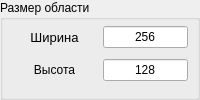
                    <widget class="QGroupBox" name="groupBox_area_size">
                     <property name="sizePolicy">
                      <sizepolicy hsizetype="Preferred" vsizetype="Maximum">
                       <horstretch>0</horstretch>
                       <verstretch>0</verstretch>
                      </sizepolicy>
                     </property>
                     <property name="title">
                      <string>Размер области</string>
                     </property>
                     <layout class="QVBoxLayout" name="layout_area_size">
                      <property name="spacing">
                       <number>5</number>
                      </property>
                      <property name="leftMargin">
                       <number>0</number>
                      </property>
                      <property name="topMargin">
                       <number>0</number>
                      </property>
                      <property name="rightMargin">
                       <number>0</number>
                      </property>
                      <property name="bottomMargin">
                       <number>9</number>
                      </property>
                      <item>
                       <widget class="QWidget" name="widget_width_area" native="true">
                        <property name="sizePolicy">
                         <sizepolicy hsizetype="Preferred" vsizetype="Maximum">
                          <horstretch>0</horstretch>
                          <verstretch>0</verstretch>
                         </sizepolicy>
                        </property>
                        <layout class="QHBoxLayout" name="layout_width_area" stretch="1,1">
                         <property name="topMargin">
                          <number>0</number>
                         </property>
                         <property name="bottomMargin">
                          <number>0</number>
                         </property>
                         <item>
                          <widget class="QLabel" name="label_text_width_area">
                           <property name="font">
                            <font>
                             <pointsize>10</pointsize>
                            </font>
                           </property>
                           <property name="text">
                            <string>Ширина</string>
                           </property>
                           <property name="alignment">
                            <set>Qt::AlignCenter</set>
                           </property>
                          </widget>
                         </item>
                         <item>
                          <widget class="QLineEdit" name="lineEdit_width_area">
                           <property name="text">
                            <string>256</string>
                           </property>
                           <property name="alignment">
                            <set>Qt::AlignCenter</set>
                           </property>
                          </widget>
                         </item>
                        </layout>
                       </widget>
                      </item>
                      <item>
                       <widget class="QWidget" name="widget_height_area" native="true">
                        <property name="sizePolicy">
                         <sizepolicy hsizetype="Preferred" vsizetype="Maximum">
                          <horstretch>0</horstretch>
                          <verstretch>0</verstretch>
                         </sizepolicy>
                        </property>
                        <layout class="QHBoxLayout" name="layout_height_area" stretch="1,1">
                         <property name="topMargin">
                          <number>0</number>
                         </property>
                         <property name="rightMargin">
                          <number>9</number>
                         </property>
                         <property name="bottomMargin">
                          <number>0</number>
                         </property>
                         <item>
                          <widget class="QLabel" name="label_text_height_area">
                           <property name="text">
                            <string>Высота</string>
                           </property>
                           <property name="alignment">
                            <set>Qt::AlignCenter</set>
                           </property>
                          </widget>
                         </item>
                         <item>
                          <widget class="QLineEdit" name="lineEdit_height_area">
                           <property name="text">
                            <string>128</string>
                           </property>
                           <property name="alignment">
                            <set>Qt::AlignCenter</set>
                           </property>
                          </widget>
                         </item>
                        </layout>
                       </widget>
                      </item>
                     </layout>
                    </widget>
